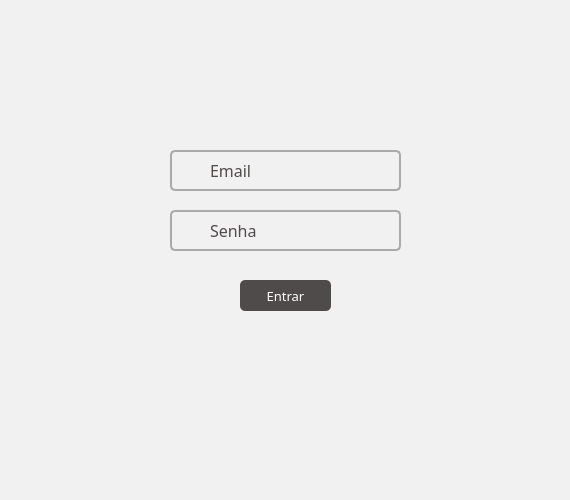
<?xml version="1.0" encoding="UTF-8"?>
<ui version="4.0">
 <class>Dialog</class>
 <widget class="QDialog" name="Dialog">
  <property name="enabled">
   <bool>true</bool>
  </property>
  <property name="geometry">
   <rect>
    <x>0</x>
    <y>0</y>
    <width>570</width>
    <height>500</height>
   </rect>
  </property>
  <property name="minimumSize">
   <size>
    <width>570</width>
    <height>500</height>
   </size>
  </property>
  <property name="maximumSize">
   <size>
    <width>570</width>
    <height>16777215</height>
   </size>
  </property>
  <property name="font">
   <font>
    <underline>false</underline>
   </font>
  </property>
  <property name="windowTitle">
   <string>Dialog</string>
  </property>
  <widget class="QWidget" name="widget" native="true">
   <property name="enabled">
    <bool>false</bool>
   </property>
   <property name="geometry">
    <rect>
     <x>-140</x>
     <y>-90</y>
     <width>1000</width>
     <height>1041</height>
    </rect>
   </property>
   <property name="minimumSize">
    <size>
     <width>1000</width>
     <height>1000</height>
    </size>
   </property>
   <property name="styleSheet">
    <string notr="true">QWidget {
    background-color:#F1F1F1
;  /* cor de fundo da janela */
}</string>
   </property>
   <widget class="QLineEdit" name="lineEdit">
    <property name="enabled">
     <bool>false</bool>
    </property>
    <property name="geometry">
     <rect>
      <x>310</x>
      <y>240</y>
      <width>231</width>
      <height>41</height>
     </rect>
    </property>
    <property name="font">
     <font>
      <underline>false</underline>
      <stylestrategy>PreferDefault</stylestrategy>
     </font>
    </property>
    <property name="tabletTracking">
     <bool>false</bool>
    </property>
    <property name="styleSheet">
     <string notr="true">QLineEdit {
    background: transparent;          /* fundo transparente */
    color: #FFFFFF;                   /* cor do texto */
    border: 2px solid #AAAAAA;        /* cor e espessura da borda */
    border-radius: 5px;              /* arredondamento */
    padding: 5px;                     /* espaço interno */
}
</string>
    </property>
    <property name="inputMask">
     <string notr="true"/>
    </property>
    <property name="echoMode">
     <enum>QLineEdit::Normal</enum>
    </property>
    <property name="cursorMoveStyle">
     <enum>Qt::LogicalMoveStyle</enum>
    </property>
   </widget>
   <widget class="QLabel" name="label_email">
    <property name="geometry">
     <rect>
      <x>350</x>
      <y>250</y>
      <width>71</width>
      <height>21</height>
     </rect>
    </property>
    <property name="font">
     <font>
      <family>Cascadia Mono Light</family>
      <pointsize>12</pointsize>
      <weight>50</weight>
      <bold>false</bold>
      <underline>false</underline>
     </font>
    </property>
    <property name="styleSheet">
     <string notr="true">color:#504B4B
;

</string>
    </property>
    <property name="text">
     <string>Email</string>
    </property>
   </widget>
   <widget class="QLabel" name="label_2">
    <property name="geometry">
     <rect>
      <x>350</x>
      <y>310</y>
      <width>71</width>
      <height>21</height>
     </rect>
    </property>
    <property name="font">
     <font>
      <family>Cascadia Mono Light</family>
      <pointsize>12</pointsize>
      <weight>50</weight>
      <bold>false</bold>
      <underline>false</underline>
     </font>
    </property>
    <property name="styleSheet">
     <string notr="true">color: #504B4B
;

</string>
    </property>
    <property name="text">
     <string>Senha</string>
    </property>
   </widget>
   <widget class="QLineEdit" name="lineEdit_2">
    <property name="enabled">
     <bool>false</bool>
    </property>
    <property name="geometry">
     <rect>
      <x>310</x>
      <y>300</y>
      <width>231</width>
      <height>41</height>
     </rect>
    </property>
    <property name="font">
     <font>
      <underline>false</underline>
      <stylestrategy>PreferDefault</stylestrategy>
     </font>
    </property>
    <property name="tabletTracking">
     <bool>false</bool>
    </property>
    <property name="styleSheet">
     <string notr="true">QLineEdit {
    background: transparent;          /* fundo transparente */
    color: #FFFFFF;                   /* cor do texto */
    border: 2px solid #AAAAAA;        /* cor e espessura da borda */
    border-radius: 5px;              /* arredondamento */
    padding: 5px;                     /* espaço interno */
}
</string>
    </property>
    <property name="inputMask">
     <string notr="true"/>
    </property>
    <property name="echoMode">
     <enum>QLineEdit::Normal</enum>
    </property>
    <property name="cursorMoveStyle">
     <enum>Qt::LogicalMoveStyle</enum>
    </property>
   </widget>
   <widget class="QPushButton" name="botao_login">
    <property name="geometry">
     <rect>
      <x>380</x>
      <y>370</y>
      <width>91</width>
      <height>31</height>
     </rect>
    </property>
    <property name="font">
     <font>
      <family>Cascadia Mono</family>
      <pointsize>10</pointsize>
      <underline>false</underline>
     </font>
    </property>
    <property name="styleSheet">
     <string notr="true">QPushButton {
    background: #504B4B;          /* fundo transparente */
    color: #FFFFFF;                   /* cor do texto */       
    border-radius: 5px;              /* arredondamento */
    padding: 5px; 
}
QPushButton:hover {
    background-color: #5599ff;    /* cor quando o mouse passa por cima */
}

QPushButton:pressed {
    background-color: #2e5ea2;    /* cor quando o botão é clicado */
    padding-top: 8px;             /* leve deslocamento pra baixo */
    padding-bottom: 4px;
}</string>
    </property>
    <property name="text">
     <string>Entrar</string>
    </property>
   </widget>
   <widget class="QLabel" name="label">
    <property name="geometry">
     <rect>
      <x>320</x>
      <y>250</y>
      <width>21</width>
      <height>21</height>
     </rect>
    </property>
    <property name="text">
     <string/>
    </property>
    <property name="pixmap">
     <pixmap>../../Downloads/pessoa.png</pixmap>
    </property>
    <property name="scaledContents">
     <bool>true</bool>
    </property>
   </widget>
   <widget class="QLabel" name="label_3">
    <property name="geometry">
     <rect>
      <x>320</x>
      <y>310</y>
      <width>21</width>
      <height>21</height>
     </rect>
    </property>
    <property name="text">
     <string/>
    </property>
    <property name="pixmap">
     <pixmap>../../Downloads/chave.png</pixmap>
    </property>
    <property name="scaledContents">
     <bool>true</bool>
    </property>
   </widget>
   <zorder>lineEdit_2</zorder>
   <zorder>lineEdit</zorder>
   <zorder>label_email</zorder>
   <zorder>label_2</zorder>
   <zorder>botao_login</zorder>
   <zorder>label</zorder>
   <zorder>label_3</zorder>
  </widget>
 </widget>
 <resources/>
 <connections/>
</ui>
